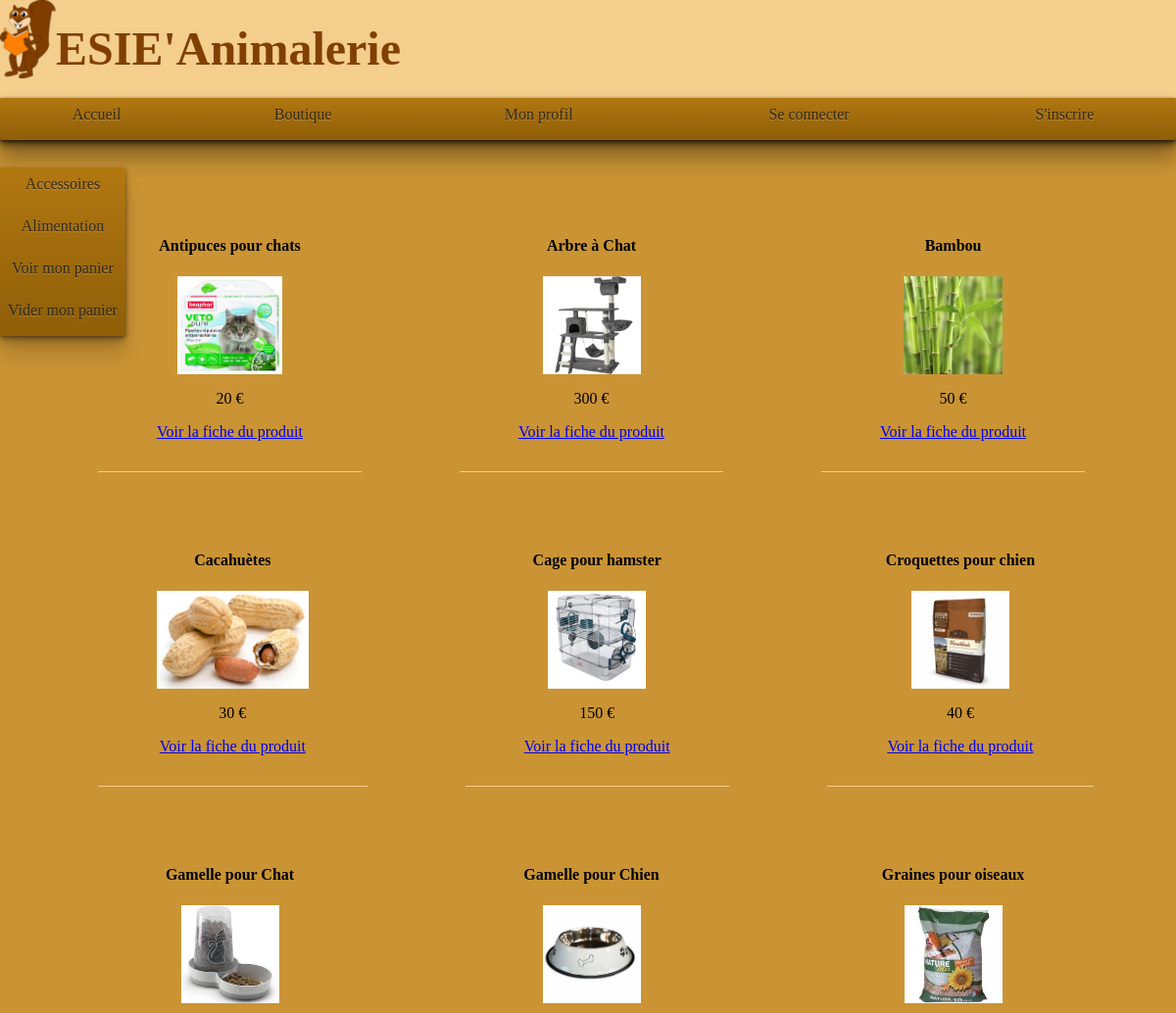
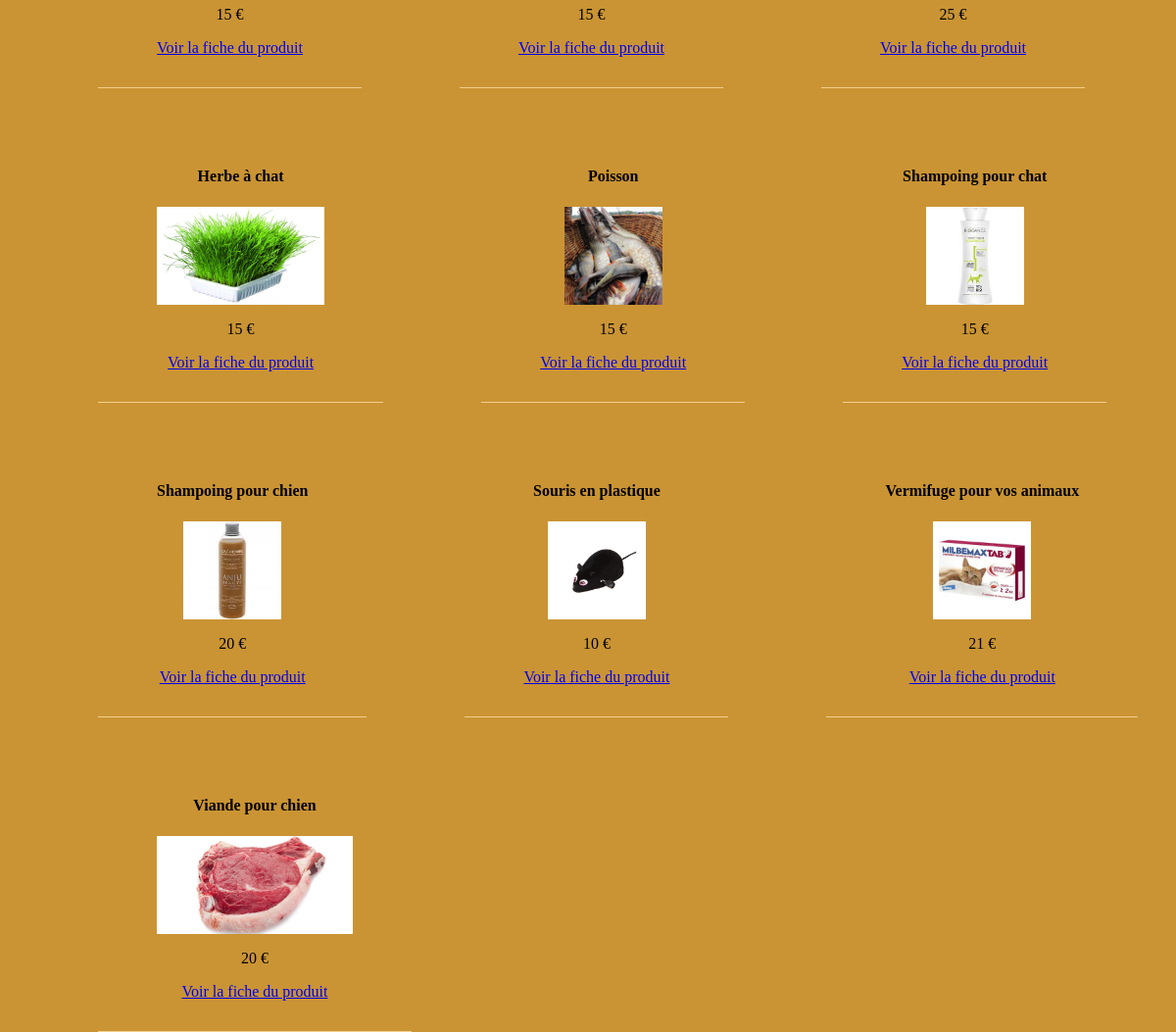
/Sources/boutique.php, run on the app's committed database (2 pictures, top to bottom).
### tables this page shows
CREATE TABLE `Produits` (
  `ID_Produit` int(11) NOT NULL,
  `Nom_Produit` varchar(100) NOT NULL,
  `ID_Categorie` int(50) NOT NULL,
  `Image_Produit` varchar(45) NOT NULL,
  `Description_Produit` text NOT NULL,
  `Prix_Produit` int(10) NOT NULL,
  `Quantite_Produit` int(10) NOT NULL
);

### Sources/boutique.php (the view, shortened to what this page needs)
<?php
include ('connexionBDD.php');
?>
<html>
	<body>
		<link rel="stylesheet" href="style.css"/>
		<link rel="stylesheet" href="boutique.css"/>
		<?php require "entete.php"; ?>
		<div id"contenaire">
		<br />
			<?php
			$query = 'SELECT DISTINCT ID_Categorie FROM Produits';
			$Categorie = mysqli_query($mysqli, $query);
			$contenu .= '<div class="boutique-gauche">';
			$contenu .= "<ul>";
			while($cat = $Categorie->fetch_assoc())
			{
				if ($cat['ID_Categorie'] == 1)
				{
					$contenu .= "<li><a href='?ID_Categorie=" . $cat['ID_Categorie'] . "'>Accessoires</a></li>";
				}
				if ($cat['ID_Categorie'] == 2)
				{
					$contenu .= "<li><a href='?ID_Categorie=" . $cat['ID_Categorie'] . "'>Alimentation</a></li>";
				}
			}
			$contenu .= "<li><a href=panier.php>Voir mon panier</a></li>";
			$contenu .= "<li><a href=panier.php?panier>Vider mon panier</a></li>";
			$contenu .= "</ul>";
			$contenu .= "</div>";
			$contenu .= '<div class="boutique-droite">';
			$query = "select ID_Produit, Nom_Produit, Prix_Produit, ID_Categorie, Image_Produit, Description_Produit, Quantite_Produit FROM Produits";
			$donnees = mysqli_query($mysqli, $query);
			if(!isset($_GET['ID_Categorie']))
			{
				while($produits = $donnees->fetch_assoc())
				{
					$contenu .= '<div class="boutique-produit">';
					$contenu .= "<h4>$produits[Nom_Produit]</h4>";
					$contenu .= "<a href=\"fiche_produit.php?ID_Produit=$produits[ID_Produit]\"><img src=\"../Images/$produits[Image_Produit]\" =\"130\" height=\"100\"></a>";
					$contenu .= "<p>$produits[Prix_Produit] €</p>";
					$contenu .= '<a href="fiche_produit.php?ID_Produit=' . $produits['ID_Produit'] . '">Voir la fiche du produit</a>';
					$contenu .= '</div>';
				}
			}
			$contenu .= '</div>';
			echo $contenu;
			?>
			</div>
	</body>
</html>

### Sources/entete.php (shortened to what this page needs)
<!DOCTYPE html>
<html>
	<header>
		<div id="banniere">
			<img src="../Images/logo.png"/>
			<link rel="stylesheet" href="entete.css"/>
			<strong> ESIE'Animalerie</strong>
		</div>
	</header>
	<body>
		<div class="onglets">
			<?php
			if (isset($_SESSION['ConnectOK']))
			{
				?>
				<ul class="onglets">
					<li class="onglet"><a href="index.php">Accueil</a></li>
					<li class="onglet"><a href="boutique.php">Boutique</a></li>
					<li class="onglet"><a href="profil.php">Mon profil</a></li>
					<li class="onglet"><a href="deconnexion.php">Deconnexion</a></li>
				</ul>
				<?php
			}
			else
			{
				?>
				<ul class="onglets">
					<li class="onglet"><a href="index.php">Accueil</a></li>
					<li class="onglet"><a href="boutique.php">Boutique</a></li>
					<li class="onglet"><a href="profil.php">Mon profil</a></li>
					<li class="onglet"><a href="authentification.php">Se connecter</a></li>
					<li class="onglet"><a href="inscription.php">S'inscrire</a></li>
				</ul>
				<?php
			}
			?>
		</div>
	</body>
</html>

### Sources/style.css (style rules this page uses)
html, body { margin : 0 0 0 0; padding : 0 0 0 0; }
header { margin : 0 auto 0 auto; padding: 0 0 0 0; background-color : white; }
body { background-color : #ca9434 ; }

### Sources/boutique.css (style rules this page uses)
.boutique-gauche { background-color: transparent; min-height: 500px; max-width: 20%; position: absolute; margin-right: 10%; padding-top: 10px; text-align: center; }
.boutique-gauche ul { list-style: none; padding: 0; display: table-cell; width: 100%; background: linear-gradient(#b27811,#8e5e08); border-radius: 3px; box-shadow: 0 1px 3px rgba(0, 0, 0, .3), 0 3px 5px rgba(0, 0, 0, .2), 0 5px 10px rgba(0, 0, 0, .2), 0 20px 20px rgba(0, 0, 0, .15); }
.boutique-gauche ul li a { padding: 10px; text-align: center; color: rgba(0, 0, 0, .7); text-decoration: none; padding: 8px 8px 17px 8px; text-shadow: 0 1px 0 rgba(200, 200, 200, .4); display: block; }
.boutique-droite { display: flex; flex-direction: row; flex-wrap: wrap; }
.boutique-produit { max-width: 200px; max-height: 200px; display: flex; flex-direction: column; text-align: center; padding: 5%; margin-left: 100px; border-bottom: 1px solid #f3ce8d; }

### Sources/entete.css (style rules this page uses)
header { margin : 0 auto 0 auto; padding: 0 0 0 0; background-color : f3ce8d; }
#banniere { height: 100px; margin: 0 0 0 0; padding: 0 0 0 0; font-size:3em; line-height:100px; color: #814000; }
#banniere img { float:left; max-height: 100%; width: auto; }
.onglets { display: table; width: 100%; margin: 0; padding: 0; background: linear-gradient(#b27811,#8e5e08); border-radius: 3px; box-shadow: 0 1px 3px rgba(0, 0, 0, .3), 0 3px 5px rgba(0, 0, 0, .2), 0 5px 10px rgba(0, 0, 0, .2), 0 20px 20px rgba(0, 0, 0, .15); }
.onglets .onglet { display: table-cell; }
.onglets .onglet a { display: block; text-align: center; color: rgba(0, 0, 0, .7); text-decoration: none; padding: 8px 8px 17px 8px; text-shadow: 0 1px 0 rgba(200, 200, 200, .4); }

### data on the page
produits: Nom_Produit "Antipuces pour chats", Image_Produit (picture), Prix_Produit "20"
produits: Nom_Produit "Arbre à Chat", Image_Produit (picture), Prix_Produit "300"
produits: Nom_Produit "Bambou", Image_Produit (picture), Prix_Produit "50"
produits: Nom_Produit "Cacahuètes", Image_Produit (picture), Prix_Produit "30"
produits: Nom_Produit "Cage pour hamster", Image_Produit (picture), Prix_Produit "150"
produits: Nom_Produit "Croquettes pour chien", Image_Produit (picture), Prix_Produit "40"
produits: Nom_Produit "Gamelle pour Chat", Image_Produit (picture), Prix_Produit "15"
produits: Nom_Produit "Gamelle pour Chien", Image_Produit (picture), Prix_Produit "15"
produits: Nom_Produit "Graines pour oiseaux", Image_Produit (picture), Prix_Produit "25"
produits: Nom_Produit "Herbe à chat", Image_Produit (picture), Prix_Produit "15"
produits: Nom_Produit "Poisson", Image_Produit (picture), Prix_Produit "15"
produits: Nom_Produit "Shampoing pour chat", Image_Produit (picture), Prix_Produit "15"
produits: Nom_Produit "Shampoing pour chien", Image_Produit (picture), Prix_Produit "20"
produits: Nom_Produit "Souris en plastique", Image_Produit (picture), Prix_Produit "10"
produits: Nom_Produit "Vermifuge pour vos animaux", Image_Produit (picture), Prix_Produit "21"
produits: Nom_Produit "Viande pour chien", Image_Produit (picture), Prix_Produit "20"
